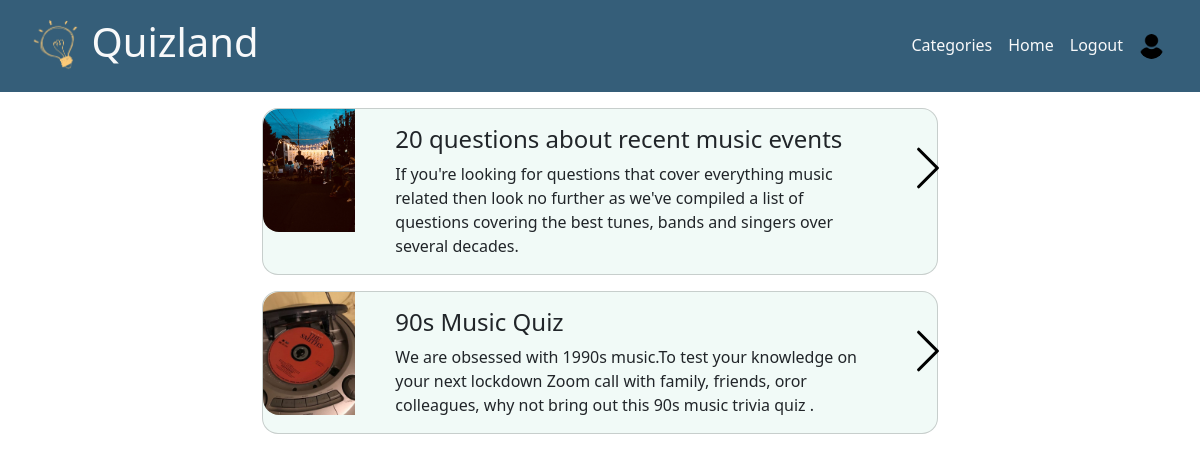
Screenshot of /categories/category/music/ (signed in) with the database file from the repository.
### category/models.py (models this page shows, shortened)
class Quiz(models.Model):
    quiz_name=models.CharField(max_length=150,blank=True,null=True)
    desc=models.CharField(max_length=200,blank=True,null=True)
    category=models.ForeignKey(Categories,on_delete=models.CASCADE,null=True)
    url=models.SlugField(unique=True,blank=True,null=True)
    img=models.ImageField(upload_to='images/quiz/',blank=True,null=True)

### category/views.py (the view)
# urls.py: path("<slug:slug>/",views.quizes,name='quizes'),
@login_required
def quizes(request,slug):
    cID=Categories.objects.get(slug=slug)
    all_quizes=Quiz.objects.filter(category_id=cID.id)
    return render(request,'category/quizes.html',context={'quizzes':all_quizes})

### category/templates/category/quizes.html (shortened to what this page needs)
{% extends 'core/header.html' %}
{% block content %}
{% for quiz in quizzes %}
<div class="container-fluid"  >
    <div class="row">
        <div class="col-7 mt-3" style="margin: auto;">
            <div class="card" style="display: flex; border-radius: 1rem; background-color:#f1faf7">
                <div class="row">
                    <div class="col-2">
                        <div class="img-square-wrapper">
                            <img src="{{quiz.img.url}}" style="max-width: 100%; max-height: 100%; border-radius: 1rem 0  0 1rem ;" alt="Card image cap">
                        </div>
                    </div>
                    <div class="col-9">
                        <div class="card-horizontal" >
                            <div class="card-body">
                                <h4 class="card-title">{{quiz.quiz_name}}</h4>
                                <p class="card-text">{{quiz.desc}}</p>
                            </div>
                        </div>
                    </div>
                    <div class="col-1">
                        <div style="margin-top: 100%; margin-right: 15%;">
                            <a style="color: black;" href="quiz/{{quiz.url}}">
                            <svg xmlns="http://www.w3.org/2000/svg" width="50" height="50" fill="currentColor" class="bi bi-chevron-right" viewBox="0 0 16 16">
                            <path fill-rule="evenodd" d="M4.646 1.646a.5.5 0 0 1 .708 0l6 6a.5.5 0 0 1 0 .708l-6 6a.5.5 0 0 1-.708-.708L10.293 8 4.646 2.354a.5.5 0 0 1 0-.708z"/>
                            </svg></div>
                    </div>
                </div>
            </div>
        </div>
    </div>
</div>
{% endfor %}
{% endblock %}

### rows the page displays
Quiz: img (picture), quiz_name "20 questions about recent music events", desc "If you're looking for questions that cover everything music related then look no further as we've compiled a list of questions covering the best tunes, bands and singers over several decades."
Quiz: img (picture), quiz_name "90s Music Quiz", desc "We are obsessed with 1990s music.To test your knowledge on your next lockdown Zoom call with family, friends, oror colleagues, why not bring out this 90s music trivia quiz ."
